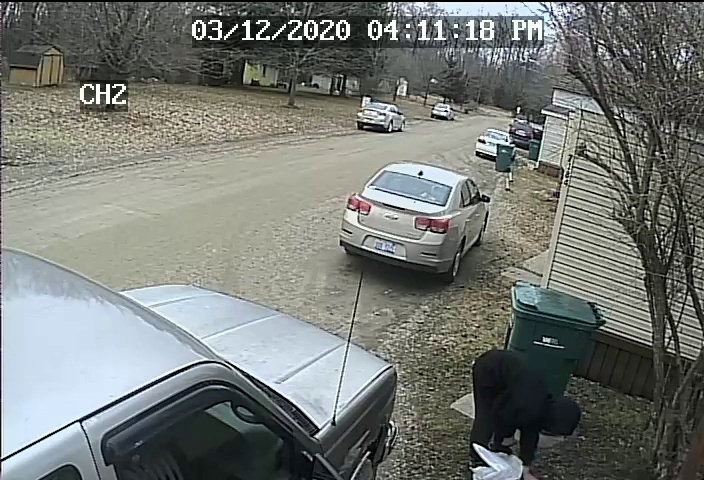
#> input picture alerts/1745753166_WhatsApp Video 2025-04-22 at 20.45.45_529ae150_crowd.jpg, 704 x 480 px
$ python -i kalman_tracker.py   (imports and definitions only)
#> lines starting #> are read from the running program, lines starting #| are printed output that depends on the picture
#> further down, picture is the input picture: shape (480, 704, 3); mean B, G, R 117.2, 121.6, 117.7
import cv2
import numpy as np
import time
import logging
from collections import defaultdict

logger = logging.getLogger('algorithm_demo.kalman_tracker')

class KalmanTracker:
    """
    Kalman filter-based object tracking implementation.

    This class demonstrates the steps of Kalman filter tracking:
    1. Detect objects using background subtraction
    2. Initialize Kalman filters for new objects
    3. Predict new positions using Kalman filters
    4. Update Kalman filters with new measurements
    5. Track objects across frames
    6. Calculate metrics
    """

    def __init__(self):
        """Initialize Kalman tracker."""
        # Initialize background subtractor for detection
        self.bg_subtractor = cv2.createBackgroundSubtractorMOG2(
            history=500, varThreshold=16, detectShadows=True)

        # Parameters
        self.min_contour_area = 500  # Minimum contour area to be considered an object
        self.max_tracking_age = 10   # Maximum number of frames to keep tracking without detection
        self.min_detection_count = 3 # Minimum number of detections to start tracking

        # Tracking state
        self.tracks = {}             # Dictionary of tracked objects
        self.next_track_id = 0       # Next track ID to assign

        # Metrics
        self.total_objects = 0
        self.frame_count = 0
        self.track_lengths = []

        logger.info("Kalman tracker initialized")

    def create_kalman_filter(self):
        """Create and initialize a Kalman filter for tracking."""
        kalman = cv2.KalmanFilter(4, 2)  # 4 state variables, 2 measurement variables

        # State transition matrix (x, y, dx, dy)
        kalman.transitionMatrix = np.array([
            [1, 0, 1, 0],  # x = x + dx
            [0, 1, 0, 1],  # y = y + dy
            [0, 0, 1, 0],  # dx = dx
            [0, 0, 0, 1]   # dy = dy
        ], np.float32)

        # Measurement matrix (we only measure x, y)
        kalman.measurementMatrix = np.array([
            [1, 0, 0, 0],
            [0, 1, 0, 0]
        ], np.float32)

        # Process noise covariance
        kalman.processNoiseCov = np.array([
            [1, 0, 0, 0],
            [0, 1, 0, 0],
            [0, 0, 1, 0],
            [0, 0, 0, 1]
        ], np.float32) * 0.03

        # Measurement noise covariance
        kalman.measurementNoiseCov = np.array([
            [1, 0],
            [0, 1]
        ], np.float32) * 0.1

        return kalman

    def detect_objects(self, frame):
        """Detect objects in the frame using background subtraction."""
        # Convert to grayscale
        gray_frame = cv2.cvtColor(frame, cv2.COLOR_BGR2GRAY)
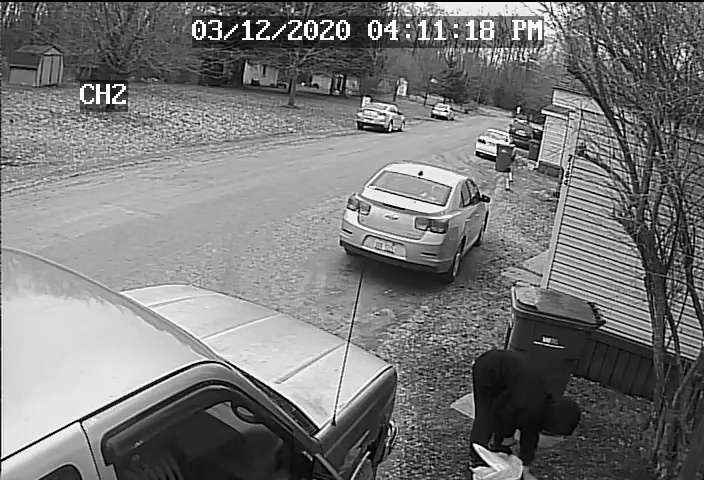
#> gray_frame: shape (480, 704); min 0, max 255, mean 119.9

        # Apply Gaussian blur
        blurred_frame = cv2.GaussianBlur(gray_frame, (5, 5), 0)
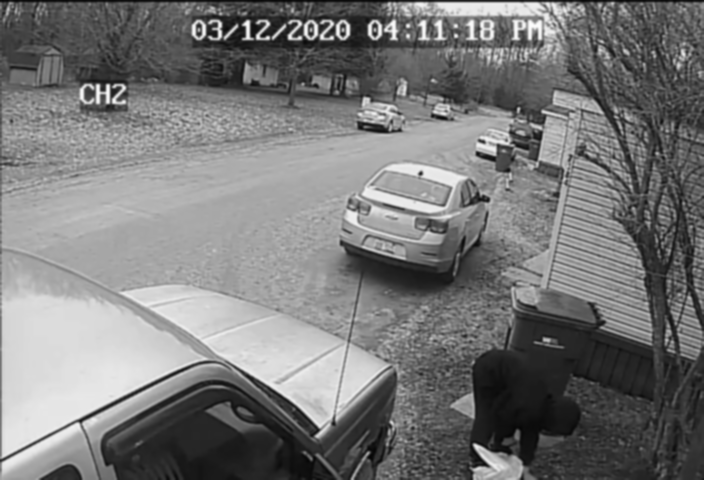
#> blurred_frame: shape (480, 704); min 5, max 252, mean 120

        # Apply background subtraction
        fg_mask = self.bg_subtractor.apply(blurred_frame, learningRate=0.01)
#> fg_mask: shape (480, 704); every value is 127

        # Apply threshold to get binary mask
        _, binary_mask = cv2.threshold(fg_mask, 250, 255, cv2.THRESH_BINARY)
#> binary_mask: shape (480, 704); every value is 0

        # Apply morphological operations
        kernel = np.ones((5, 5), np.uint8)
        opening = cv2.morphologyEx(binary_mask, cv2.MORPH_OPEN, kernel)
        closing = cv2.morphologyEx(opening, cv2.MORPH_CLOSE, kernel)

        # Find contours
        contours, _ = cv2.findContours(closing, cv2.RETR_EXTERNAL, cv2.CHAIN_APPROX_SIMPLE)
#> contours = []

        # Filter and extract object information
        detections = []
        for contour in contours:
            if cv2.contourArea(contour) < self.min_contour_area:
                continue

            x, y, w, h = cv2.boundingRect(contour)
            center_x = x + w // 2
            center_y = y + h // 2

            detections.append({
                'center': (center_x, center_y),
                'bbox': (x, y, w, h),
                'area': cv2.contourArea(contour)
            })
#> this loop made 0 passes
#> after the loop, detections = []

        return detections, {
            'fg_mask': fg_mask,
            'binary_mask': binary_mask,
            'morphology': closing
        }

    def process(self, frame):
        """
        Process a frame with Kalman filter tracking.

        Args:
            frame: Input frame

        Returns:
            tuple: (result_frame, step_frames, metrics)
                - result_frame: Frame with tracking visualization
                - step_frames: Dictionary of intermediate frames for visualization
                - metrics: Dictionary of metrics
        """
        # Start timing
        start_time = time.time()

        # Create a copy of the frame
        original_frame = frame.copy()
        result_frame = original_frame.copy()

        # Step 1: Detect objects
        detections, mask_frames = self.detect_objects(frame)
#> detections = []; mask_frames = 3 items

        # Step 2: Predict new positions for existing tracks
        for track_id, track in list(self.tracks.items()):
            # Predict new position
            prediction = track['kalman'].predict()

            # Get predicted position
            pred_x = int(prediction[0])
            pred_y = int(prediction[1])

            # Update track with prediction
            track['predicted'] = (pred_x, pred_y)
            track['age'] += 1

            # Remove old tracks
            if track['age'] > self.max_tracking_age:
                # Record track length for metrics
                self.track_lengths.append(track['age'])
                del self.tracks[track_id]

        # Step 3: Associate detections with existing tracks
        assigned_tracks = set()
        assigned_detections = set()

        # Calculate distance matrix
        distance_matrix = {}
        for i, detection in enumerate(detections):
            for track_id, track in self.tracks.items():
                # Calculate distance between detection and track prediction
                det_x, det_y = detection['center']
                pred_x, pred_y = track['predicted']

                distance = np.sqrt((det_x - pred_x) ** 2 + (det_y - pred_y) ** 2)
                distance_matrix[(i, track_id)] = distance
#> after the loop, distance_matrix = 0 items

        # Assign detections to tracks (greedy algorithm)
        if distance_matrix:
            # Sort distances
            sorted_distances = sorted(distance_matrix.items(), key=lambda x: x[1])

            # Assign detections to tracks
            for (det_idx, track_id), distance in sorted_distances:
                # Only assign if both detection and track are not already assigned
                if det_idx not in assigned_detections and track_id not in assigned_tracks:
                    # Only assign if distance is reasonable
                    if distance < 100:  # Maximum distance for assignment
                        assigned_detections.add(det_idx)
                        assigned_tracks.add(track_id)

                        # Update track with new measurement
                        detection = detections[det_idx]
                        track = self.tracks[track_id]

                        # Convert center to measurement
                        measurement = np.array([[np.float32(detection['center'][0])],
                                              [np.float32(detection['center'][1])]])

                        # Correct Kalman filter with measurement
                        track['kalman'].correct(measurement)

                        # Update track information
                        track['center'] = detection['center']
                        track['bbox'] = detection['bbox']
                        track['age'] = 0  # Reset age
                        track['detection_count'] += 1

        # Step 4: Create new tracks for unassigned detections
        for i, detection in enumerate(detections):
            if i not in assigned_detections:
                # Create new track
                kalman = self.create_kalman_filter()

                # Initialize Kalman filter with first measurement
                measurement = np.array([[np.float32(detection['center'][0])],
                                      [np.float32(detection['center'][1])]])
                kalman.statePost = np.array([[measurement[0, 0]],
                                           [measurement[1, 0]],
                                           [0],
                                           [0]], dtype=np.float32)

                # Add new track
                self.tracks[self.next_track_id] = {
                    'kalman': kalman,
                    'center': detection['center'],
                    'bbox': detection['bbox'],
                    'predicted': detection['center'],
                    'age': 0,
                    'detection_count': 1,
                    'trajectory': [detection['center']]
                }

                self.next_track_id += 1
#> after the loop, self.next_track_id = 0; self.tracks = 0 items

        # Step 5: Draw tracking results
        objects_tracked = 0

        for track_id, track in self.tracks.items():
            # Only draw tracks with enough detections
            if track['detection_count'] >= self.min_detection_count:
                # Get track information
                x, y, w, h = track['bbox']
                center_x, center_y = track['center']
                pred_x, pred_y = track['predicted']

                # Draw bounding box
                confidence = min(1.0, track['detection_count'] / 10)
                color = (0, int(255 * confidence), int(255 * (1 - confidence)))
                cv2.rectangle(result_frame, (x, y), (x + w, y + h), color, 2)

                # Draw ID
                cv2.putText(result_frame, f"ID: {track_id}", (x, y - 5),
                           cv2.FONT_HERSHEY_SIMPLEX, 0.5, color, 2)

                # Draw center point
                cv2.circle(result_frame, (center_x, center_y), 4, (0, 0, 255), -1)

                # Draw predicted point
                cv2.circle(result_frame, (pred_x, pred_y), 4, (255, 0, 0), -1)

                # Draw line from center to prediction
                cv2.line(result_frame, (center_x, center_y), (pred_x, pred_y), (255, 0, 255), 2)

                # Update trajectory
                track['trajectory'].append((center_x, center_y))

                # Draw trajectory
                if len(track['trajectory']) > 1:
                    for i in range(1, len(track['trajectory'])):
                        cv2.line(result_frame, track['trajectory'][i-1], track['trajectory'][i],
                                (0, 255, 255), 1)

                objects_tracked += 1
#> after the loop, objects_tracked = 0

        # Update metrics
        self.total_objects = max(self.total_objects, objects_tracked)
#> self.total_objects = 0
        self.frame_count += 1

        # Create colored versions of masks for visualization
        fg_mask_colored = cv2.cvtColor(mask_frames['fg_mask'], cv2.COLOR_GRAY2BGR)
#> fg_mask_colored: shape (480, 704, 3); every value is 127
        binary_mask_colored = cv2.cvtColor(mask_frames['binary_mask'], cv2.COLOR_GRAY2BGR)
#> binary_mask_colored: shape (480, 704, 3); every value is 0
        morphology_colored = cv2.cvtColor(mask_frames['morphology'], cv2.COLOR_GRAY2BGR)

        # Create prediction visualization
        prediction_frame = original_frame.copy()
        for track_id, track in self.tracks.items():
            if track['detection_count'] >= self.min_detection_count:
                # Draw predicted position
                pred_x, pred_y = track['predicted']
                cv2.circle(prediction_frame, (pred_x, pred_y), 6, (255, 0, 0), -1)
                cv2.putText(prediction_frame, f"ID: {track_id}", (pred_x, pred_y - 5),
                           cv2.FONT_HERSHEY_SIMPLEX, 0.5, (255, 0, 0), 2)

        # Add step frames for visualization
        step_frames = {
            'original': original_frame,
            'fg_mask': fg_mask_colored,
            'binary_mask': binary_mask_colored,
            'morphology': morphology_colored,
            'prediction': prediction_frame,
            'result': result_frame
        }

        # Calculate metrics
        processing_time = time.time() - start_time
        avg_track_length = np.mean(self.track_lengths) if self.track_lengths else 0

        metrics = {
            "objects_tracked": objects_tracked,
            "total_objects": self.total_objects,
            "average_track_length": avg_track_length,
            "processing_time": processing_time
        }
#> metrics = {'objects_tracked': 0, 'total_objects': 0, 'average_track_length': 0, 'processing_time': 0.0728}

        return result_frame, step_frames, metrics

>>> import cv2
>>> picture = cv2.imread('../../alerts/1745753166_WhatsApp Video 2025-04-22 at 20.45.45_529ae150_crowd.jpg')
>>> result = KalmanTracker().process(picture)

$ run again, on alerts/1745753171_WhatsApp Video 2025-04-22 at 20.48.20_3c3ca36c_loitering.jpg
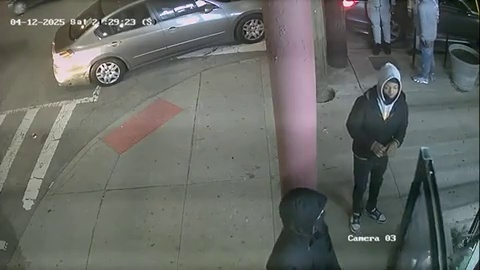
#> input picture alerts/1745753171_WhatsApp Video 2025-04-22 at 20.48.20_3c3ca36c_loitering.jpg, 480 x 270 px
#> picture is the input picture: shape (270, 480, 3); mean B, G, R 100.6, 104.9, 101.7
#> in detect_objects, `gray_frame = cv2.cvtColor(frame, cv2.COLOR_BGR2GRAY)`:
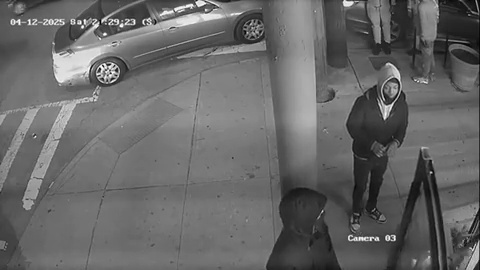
#> gray_frame: shape (270, 480); min 0, max 255, mean 103.4
#> fg_mask: shape (270, 480); every value is 127
#> binary_mask: shape (270, 480); every value is 0
#> contours = []
#> in process, `detections, mask_frames = self.detect_objects(frame)`: mask_frames = 3 items
#> after the loop in process, `for i, detection in enumerate(detections):`: distance_matrix = 0 items
#> after the loop in process, `for i, detection in enumerate(detections):`: self.next_track_id = 0; self.tracks = 0 items
#> after the loop in process, `for track_id, track in self.tracks.items():`: objects_tracked = 0
#> fg_mask_colored: shape (270, 480, 3); every value is 127
#> binary_mask_colored: shape (270, 480, 3); every value is 0
#> metrics = {'objects_tracked': 0, 'total_objects': 0, 'average_track_length': 0, 'processing_time': 0.0435}
